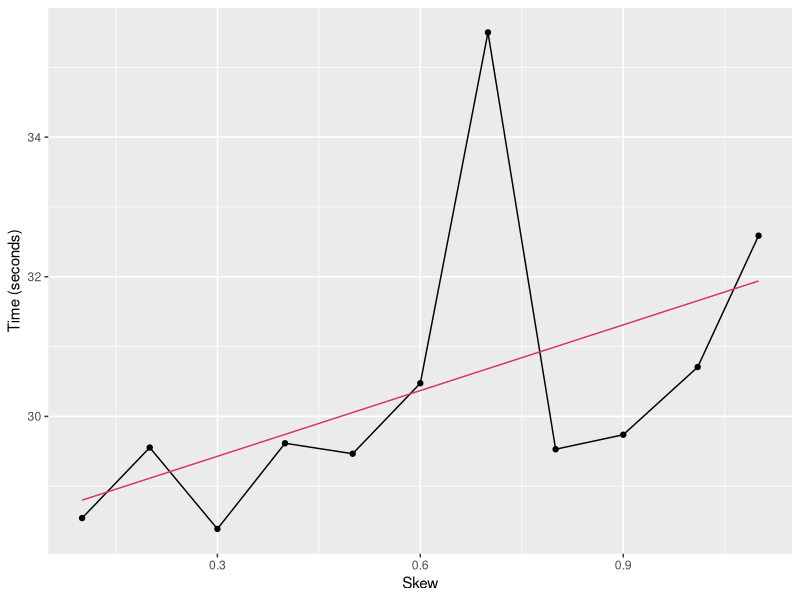
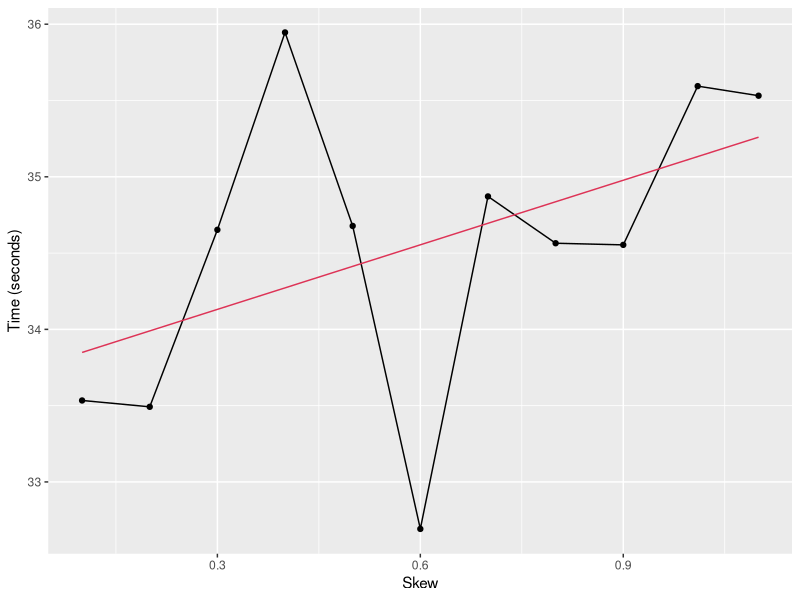
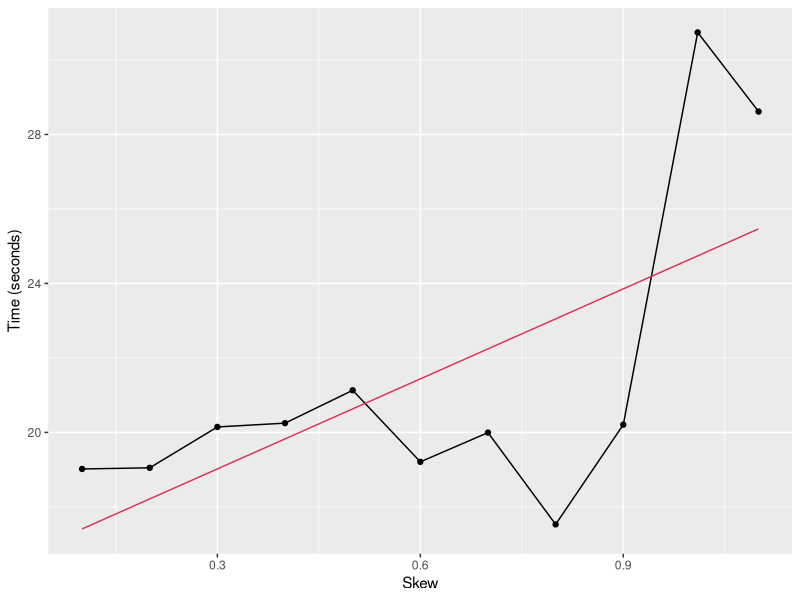
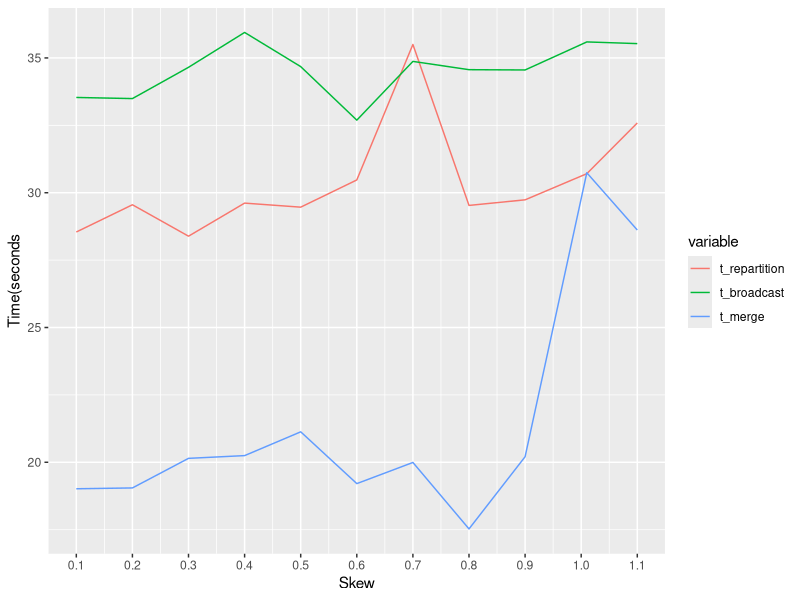
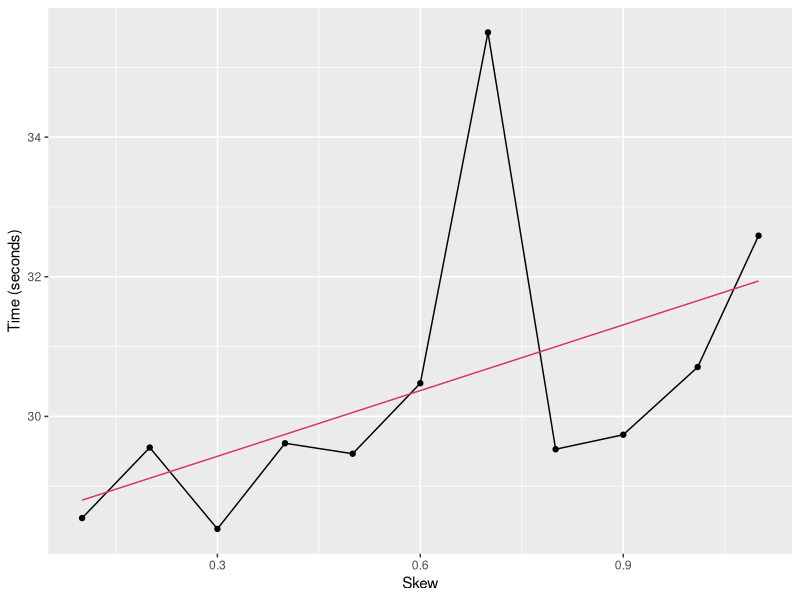
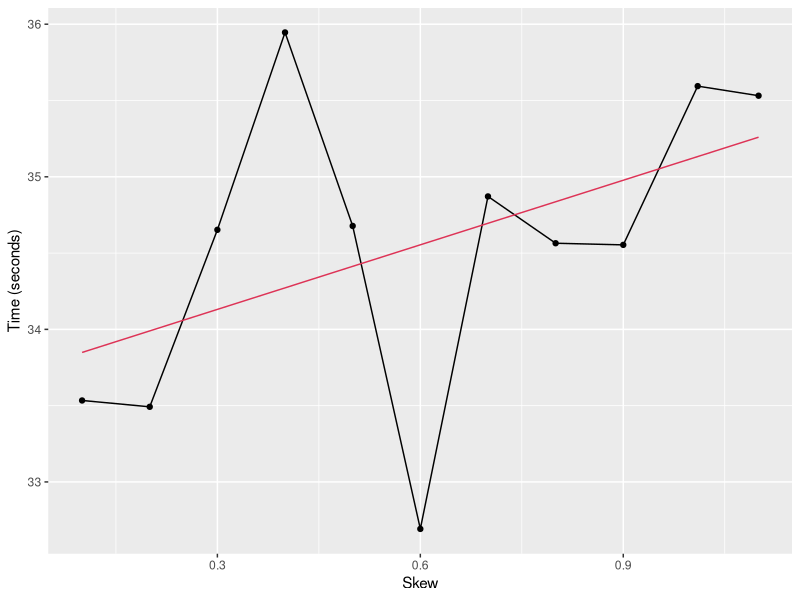
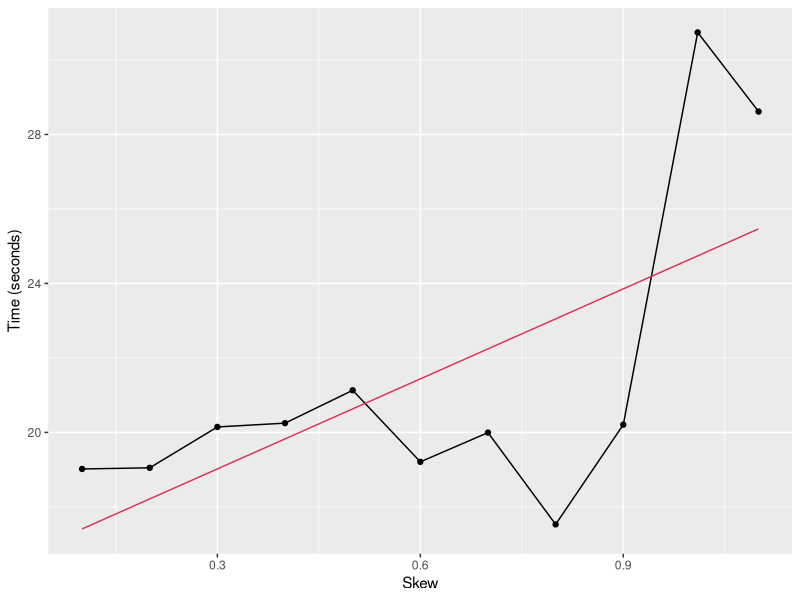
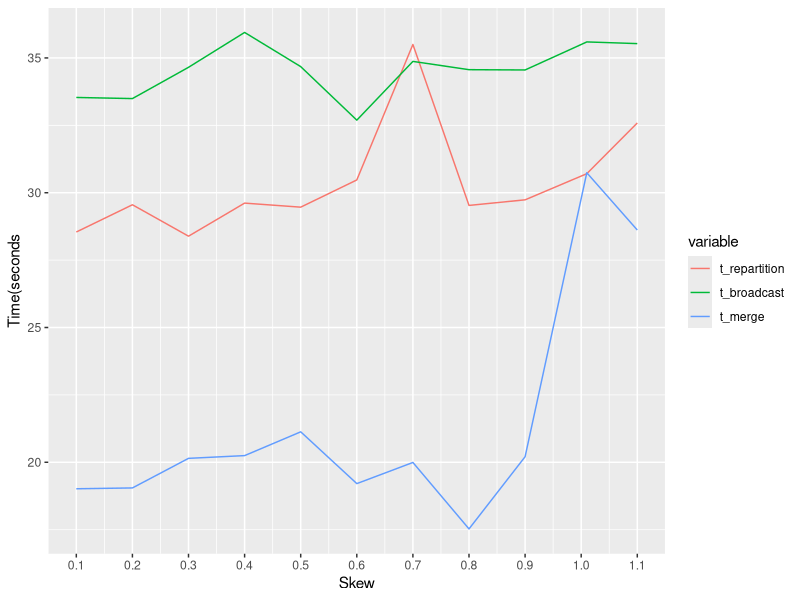

Generate these figures, in order, with R:
library(ggplot2)
library(reshape2)

data <- read.csv("results_skew.csv");
data$t_repartition <- data$t_repartition / 1000000000 # ns to s
data$t_broadcast <- data$t_broadcast / 1000000000
data$t_merge <- data$t_merge / 1000000000
data$t_sort_merge <- data$t_sort_merge / 1000000000

d <- melt(data[,c("skew", "t_repartition","t_broadcast","t_merge")], id=c("skew"));

ggplot(data=data, aes(x=skew, y=t_repartition)) + geom_line() + geom_point() +
  geom_smooth(method='lm', formula=y~x, se=FALSE, color="#DD3356", size=.5) +
  labs(x = "Skew", y = "Time (seconds)") +
  scale_x_continuous(labels=scales::comma)

ggsave("skew_repartition_join.pdf")

ggplot(data=data, aes(x=skew, y=t_broadcast)) + geom_line() + geom_point() +
  geom_smooth(method='lm', formula=y~x, se=FALSE, color="#DD3356", size=.5) +
  labs(x = "Skew", y = "Time (seconds)") +
  scale_x_continuous(labels=scales::comma)

ggsave("skew_broadcast_join.pdf")

ggplot(data=data, aes(x=skew, y=t_merge)) + geom_line() + geom_point() +
  geom_smooth(method='lm', formula=y~x, se=FALSE,   color="#DD3356", size=.5) +
  labs(x = "Skew", y = "Time (seconds)") +
  scale_x_continuous(labels=scales::comma)

ggsave("skew_merge_join.pdf")

ggplot(d) + geom_line(aes(x=skew, y=value, color=variable)) +
  labs(x = "Skew", y = "Time(seconds") +
  scale_x_continuous(breaks = seq(0, 1.2, by = 0.1))

ggsave("skew_comparison.pdf")